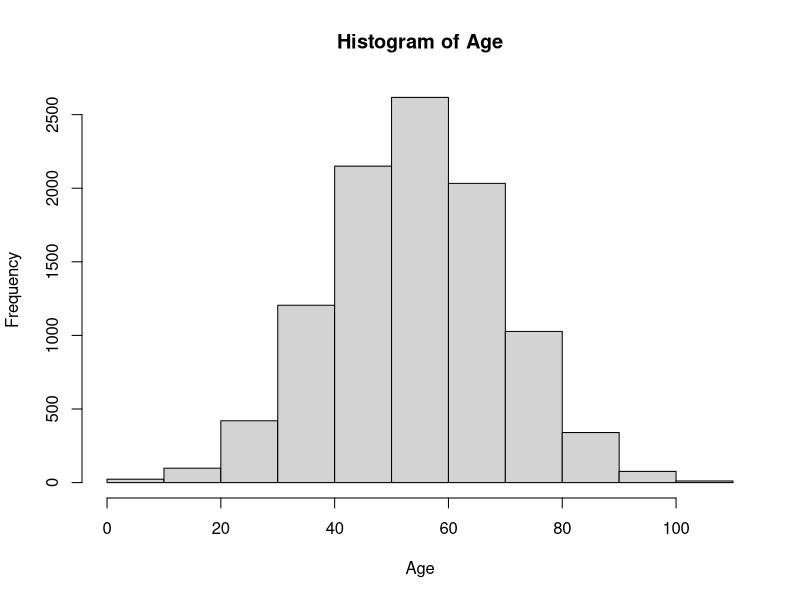
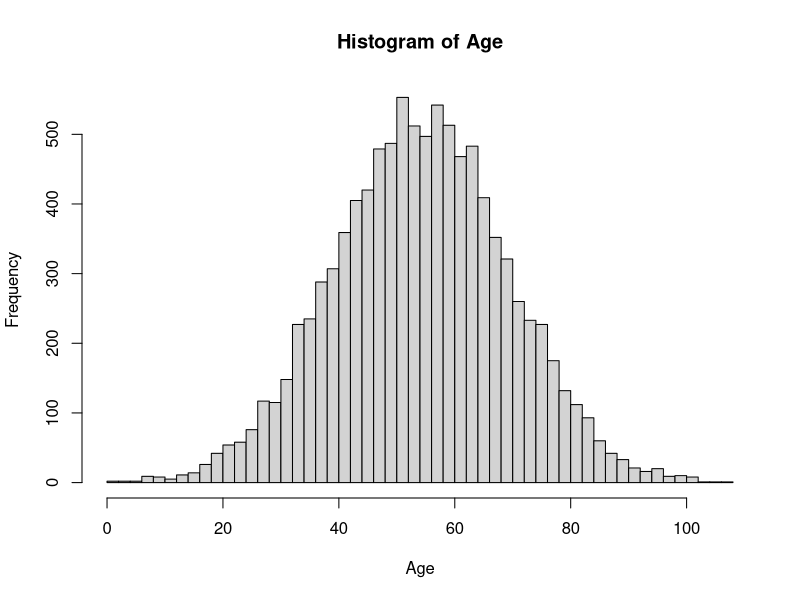
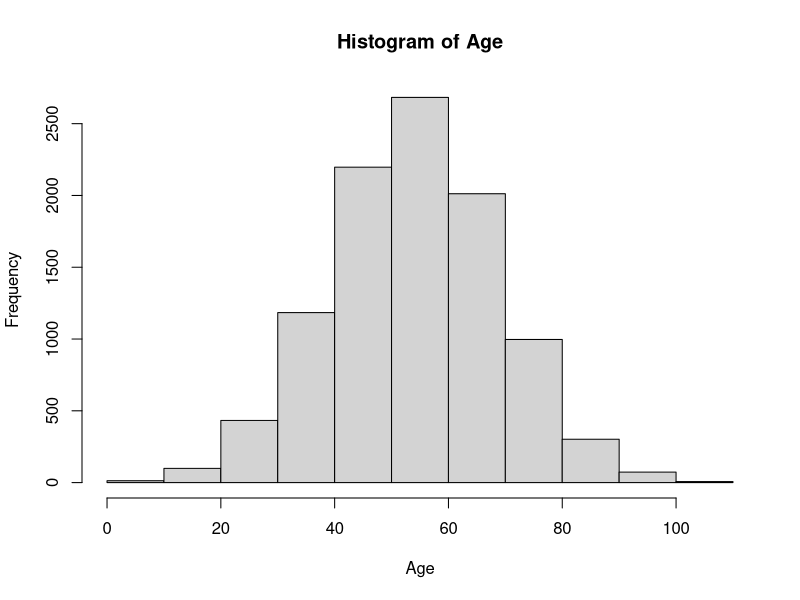
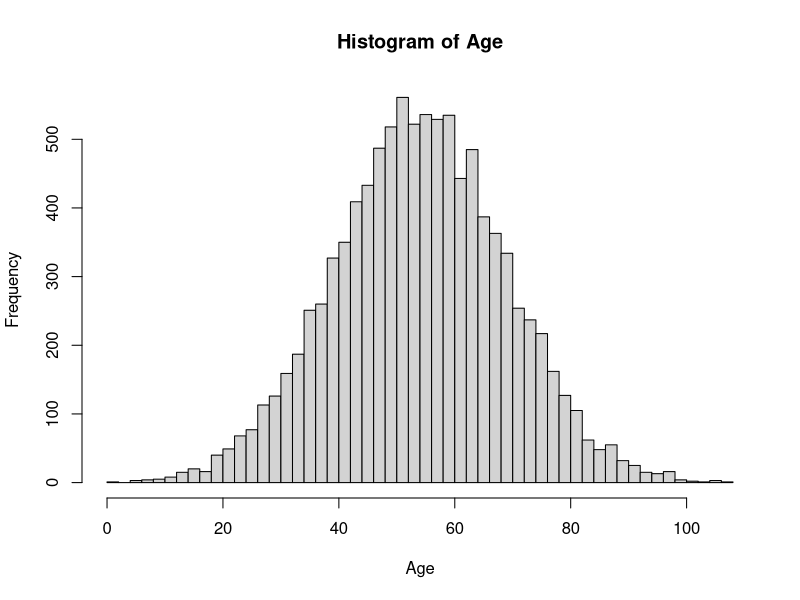
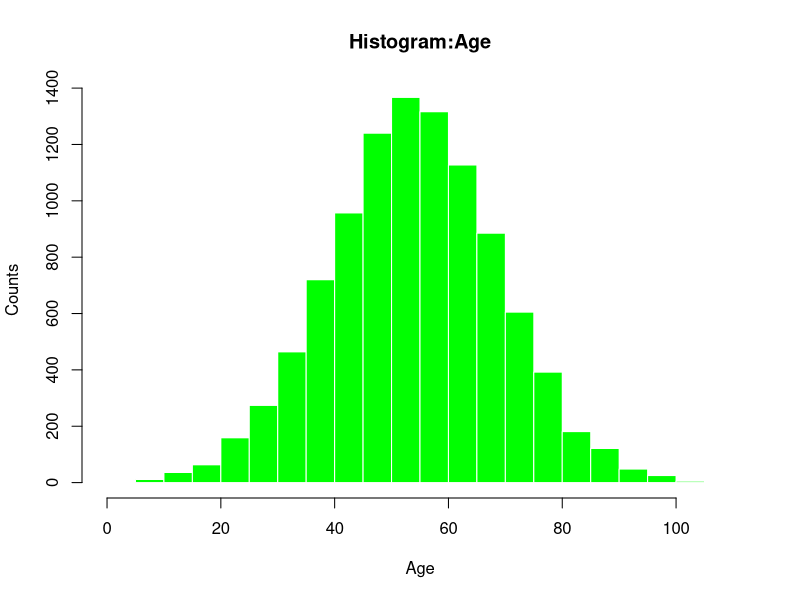

Write R code to recreate these figures, in order.
# Generate Age data
## Generate a numeric vector for Age
Age <- as.integer(rnorm(10000,m=55, sd=15))
# histogram
hist(Age)
?hist 
hist(Age, breaks=50)

Age <- as.integer(rnorm(10000,m=55, sd=15))
hist(Age)
hist(Age, breaks=50)


hist(Age, 
     breaks=30,
     col="green",
     border="white", 
     xlab="Age", 
     ylab="Counts", 
     main="Histogram:Age")